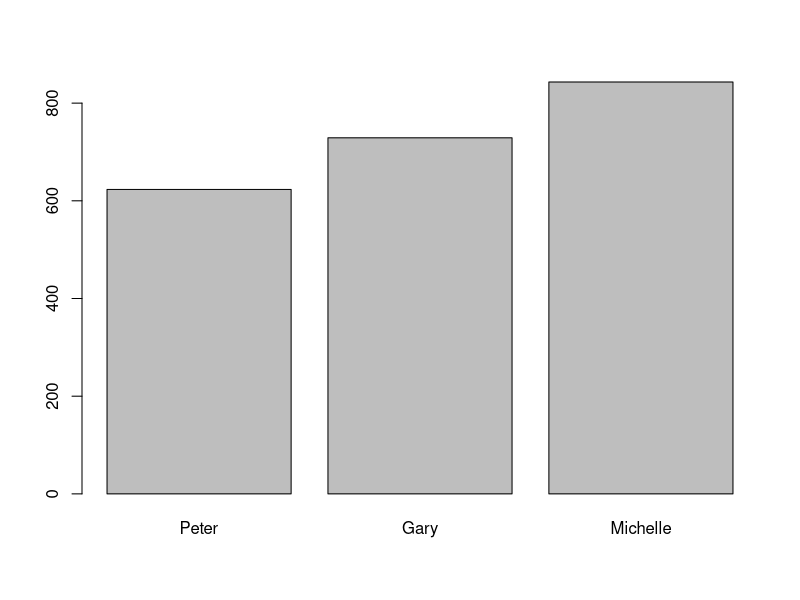
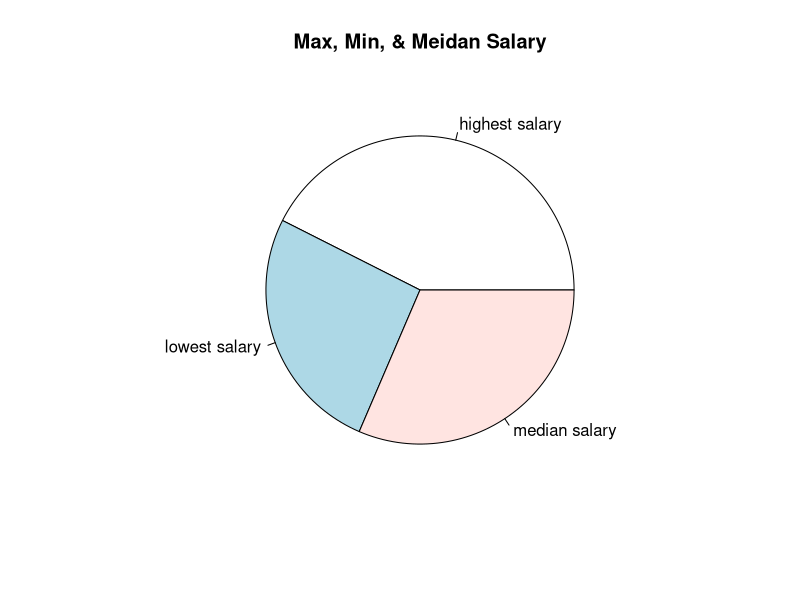

Write the R code that produced these figures, in order.
## Question 1
m1 <- matrix(c(7, 9, 12, 2, 4, 13), nrow=2, ncol=3)
m2 <- matrix(c(1, 7, 12, 19, 2, 8, 13, 20, 3, 9, 14, 21), nrow=3, ncol=4)
print(m1)
print(m2)
print(m1 %*% m2)

## Question 2
### a)
df <- data.frame(
  id = c(1:5),
  name = c("Peter", "Amy", "Ryan", "Gary", "Michelle"),
  salary = c(623.30, 515.20, 611.00, 729.00, 843.25)
)
print(df)

## b)
df1 <- cbind(df, department = c("finance", "HR", "marketing", "IT", "legal"))
print(df1)

## c)
df2 <- df1[-c(1, 3, 5), -c(2, 3)]
print(df2)

## d)
x <- c("Peter", "Gary", "Michelle")
y <- c(623.30, 729.00, 843.25)
barplot(y, names.arg = x)

## e)
max(df1$salary)
min(df1$salary)
median(df1$salary)

x2 <- c(843.25, 515.2, 623.3)
mylabel <- c("highest salary", "lowest salary", "median salary")
pie(x2, label = mylabel, main = "Max, Min, & Meidan Salary")
